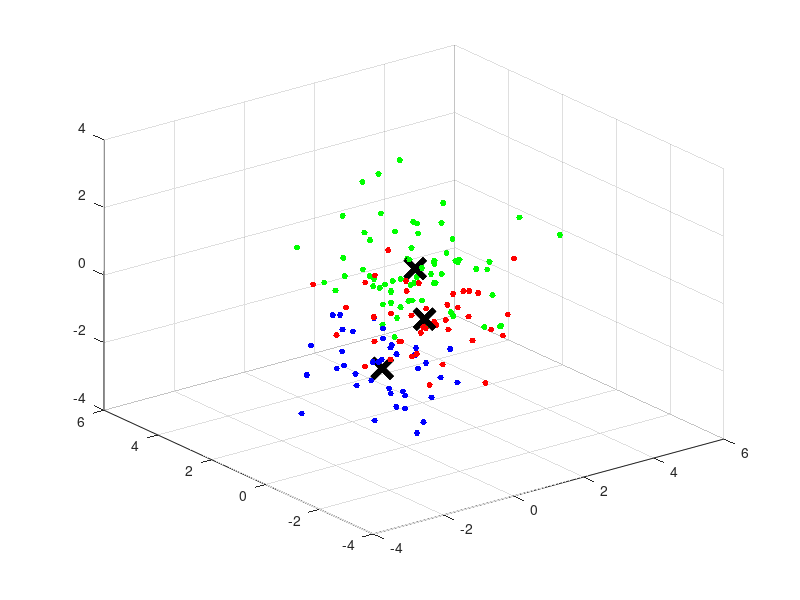

Recreate this plot in MATLAB. (Note: this script raises an error after producing the figure.)
clc;
clear;

%�����ȡ150����
X = [randn(50,3)+ones(50,3);randn(50,3)-ones(50,3);randn(50,3)];
 
%����Kmeans����
%X N*P�����ݾ���
%Idx N*1������,�洢����ÿ����ľ�����
%Ctrs K*P�ľ���,�洢����K����������λ��
%SumD 1*K�ĺ�����,�洢����������е���������ĵ����֮��
%D N*K�ľ��󣬴洢����ÿ�������������ĵľ���;
 
[Idx,Ctrs,SumD,D] = kmeans(X,3);
 
%��������Ϊ1�ĵ㡣X(Idx==1,1),Ϊ��һ��������ĵ�һ�����ꣻX(Idx==1,2)Ϊ�ڶ���������ĵڶ�������
plot3(X(Idx==1,1),X(Idx==1,2),X(Idx==1,3),'r.','MarkerSize',14)
hold on
plot3(X(Idx==2,1),X(Idx==2,2),X(Idx==2,3),'b.','MarkerSize',14)
hold on
plot3(X(Idx==3,1),X(Idx==3,2),X(Idx==3,3),'g.','MarkerSize',14)
 
%����������ĵ�,kx��ʾ��Բ��
plot3(Ctrs(:,1),Ctrs(:,2),Ctrs(:,3),'kx','MarkerSize',14,'LineWidth',4)
plot3(Ctrs(:,1),Ctrs(:,2),Ctrs(:,3),'kx','MarkerSize',14,'LineWidth',4)
plot3(Ctrs(:,1),Ctrs(:,2),Ctrs(:,3),'kx','MarkerSize',14,'LineWidth',4)
grid on;
legend('Cluster 1','Cluster 2','Cluster 3','Centroids','Location','NW')
